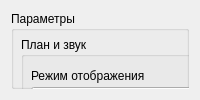
       <widget class="QWidget" name="Parametres">
        <attribute name="title">
         <string>Параметры</string>
        </attribute>
        <layout class="QGridLayout" name="gridLayout_7">
         <item row="0" column="0">
          <widget class="QGroupBox" name="groupBox_12">
           <property name="title">
            <string>Параметры</string>
           </property>
           <widget class="QGroupBox" name="groupBox">
            <property name="geometry">
             <rect>
              <x>10</x>
              <y>26</y>
              <width>556</width>
              <height>80</height>
             </rect>
            </property>
            <property name="sizePolicy">
             <sizepolicy hsizetype="Expanding" vsizetype="Fixed">
              <horstretch>0</horstretch>
              <verstretch>0</verstretch>
             </sizepolicy>
            </property>
            <property name="minimumSize">
             <size>
              <width>0</width>
              <height>80</height>
             </size>
            </property>
            <property name="maximumSize">
             <size>
              <width>640</width>
              <height>80</height>
             </size>
            </property>
            <property name="title">
             <string>План и звук</string>
            </property>
            <widget class="QLabel" name="label">
             <property name="geometry">
              <rect>
               <x>10</x>
               <y>31</y>
               <width>181</width>
               <height>16</height>
              </rect>
             </property>
             <property name="sizePolicy">
              <sizepolicy hsizetype="Fixed" vsizetype="Fixed">
               <horstretch>0</horstretch>
               <verstretch>0</verstretch>
              </sizepolicy>
             </property>
             <property name="text">
              <string>Режим отображения</string>
             </property>
            </widget>
            <widget class="QComboBox" name="PlanType_comboBox">
             <property name="geometry">
              <rect>
               <x>10</x>
               <y>50</y>
               <width>181</width>
               <height>25</height>
              </rect>
             </property>
             <property name="sizePolicy">
              <sizepolicy hsizetype="Fixed" vsizetype="Fixed">
               <horstretch>0</horstretch>
               <verstretch>0</verstretch>
              </sizepolicy>
             </property>
             <property name="minimumSize">
              <size>
               <width>129</width>
               <height>25</height>
              </size>
             </property>
             <property name="maximumSize">
              <size>
               <width>999</width>
               <height>25</height>
              </size>
             </property>
            </widget>
            <widget class="QLabel" name="label_2">
             <property name="geometry">
              <rect>
               <x>210</x>
               <y>31</y>
               <width>261</width>
               <height>16</height>
              </rect>
             </property>
             <property name="sizePolicy">
              <sizepolicy hsizetype="Fixed" vsizetype="Fixed">
               <horstretch>0</horstretch>
               <verstretch>0</verstretch>
              </sizepolicy>
             </property>
             <property name="text">
              <string>Источник звук. сигнализации</string>
             </property>
            </widget>
            <widget class="QComboBox" name="SoundType_comboBox">
             <property name="geometry">
              <rect>
               <x>210</x>
               <y>50</y>
               <width>221</width>
               <height>25</height>
              </rect>
             </property>
             <property name="sizePolicy">
              <sizepolicy hsizetype="Fixed" vsizetype="Fixed">
               <horstretch>151</horstretch>
               <verstretch>22</verstretch>
              </sizepolicy>
             </property>
             <property name="minimumSize">
              <size>
               <width>186</width>
               <height>25</height>
              </size>
             </property>
             <property name="maximumSize">
              <size>
               <width>999</width>
               <height>30</height>
              </size>
             </property>
            </widget>
           </widget>
           <widget class="QGroupBox" name="groupBox_8">
            <property name="geometry">
             <rect>
              <x>10</x>
              <y>170</y>
              <width>556</width>
              <height>131</height>
             </rect>
            </property>
            <property name="title">
             <string>Резервное копирование</string>
            </property>
            <widget class="QLineEdit" name="BACKUP_BackupPath_lineedit">
             <property name="geometry">
              <rect>
               <x>10</x>
               <y>50</y>
               <width>531</width>
               <height>25</height>
              </rect>
             </property>
            </widget>
            <widget class="QLabel" name="label_23">
             <property name="geometry">
              <rect>
               <x>10</x>
               <y>30</y>
               <width>381</width>
               <height>16</height>
              </rect>
             </property>
             <property name="text">
              <string>Путь к резервной копии</string>
             </property>
            </widget>
            <widget class="QPushButton" name="BACKUP_pushButton">
             <property name="geometry">
              <rect>
               <x>431</x>
               <y>20</y>
               <width>111</width>
               <height>25</height>
              </rect>
             </property>
             <property name="text">
              <string>Изменить</string>
             </property>
            </widget>
            <widget class="QComboBox" name="BACKUP_MaxBdStringCnt_comboBox">
             <property name="geometry">
              <rect>
               <x>10</x>
               <y>100</y>
               <width>221</width>
               <height>25</height>
              </rect>
             </property>
            </widget>
            <widget class="QLabel" name="label_25">
             <property name="geometry">
              <rect>
               <x>10</x>
               <y>80</y>
               <width>261</width>
               <height>16</height>
              </rect>
             </property>
             <property name="text">
              <string>Макс. кол-во записей</string>
             </property>
            </widget>
           </widget>
           <widget class="QLabel" name="label_21">
            <property name="geometry">
             <rect>
              <x>20</x>
              <y>112</y>
              <width>181</width>
              <height>20</height>
             </rect>
            </property>
            <property name="minimumSize">
             <size>
              <width>153</width>
              <height>20</height>
             </size>
            </property>
            <property name="text">
             <string>Режим запуска сервера</string>
            </property>
           </widget>
           <widget class="QComboBox" name="PARAMS_AutoStart_comboBox">
            <property name="geometry">
             <rect>
              <x>20</x>
              <y>140</y>
              <width>191</width>
              <height>25</height>
             </rect>
            </property>
            <property name="sizePolicy">
             <sizepolicy hsizetype="Fixed" vsizetype="Fixed">
              <horstretch>146</horstretch>
              <verstretch>0</verstretch>
             </sizepolicy>
            </property>
            <property name="minimumSize">
             <size>
              <width>146</width>
              <height>25</height>
             </size>
            </property>
           </widget>
          </widget>
         </item>
        </layout>
       </widget>
